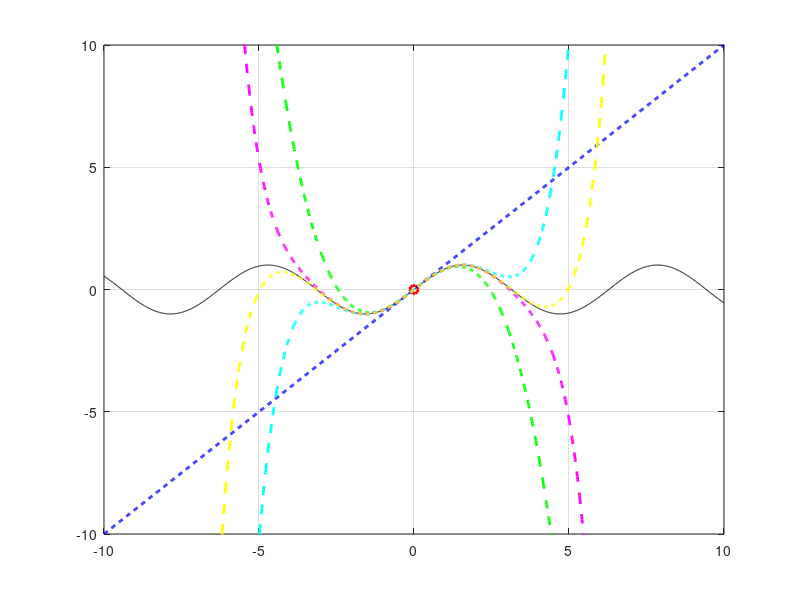

Write the MATLAB code that produced this figure.
clear;
close all;
x=-10:.01:10;
y=sin(x);
plot(x,y,'k',0,0,'ro','LineWidth',2);
axis([-10 10 -10 10])
grid on, hold on

%% First order Taylor seriex
 p =[1 0];
 y1 = polyval(p,x);
 plot(x,y1,'b--','LineWidth',2);
 
%% Third order Taylor seriex
 p =[-1/factorial(3) 0 1 0];
 y3 = polyval(p,x);
 plot(x,y3,'g--','LineWidth',2);

 %% Fifth order Taylor seriex
 p =[1/factorial(5) 0 -1/factorial(3) 0 1 0];
 y5 = polyval(p,x);
 plot(x,y5,'c--','LineWidth',2);

 
 %% 7th order Taylor seriex
 p =[-1/factorial(7) 0 1/factorial(5) 0 -1/factorial(3) 0 1 0];
 y7 = polyval(p,x);
 plot(x,y7,'m--','LineWidth',2);

 
  %% 9th order Taylor seriex
 p =[1/factorial(9) 0 -1/factorial(7) 0 1/factorial(5) 0 -1/factorial(3) 0 1 0];
 y9 = polyval(p,x);
 plot(x,y9,'y--','LineWidth',2);
